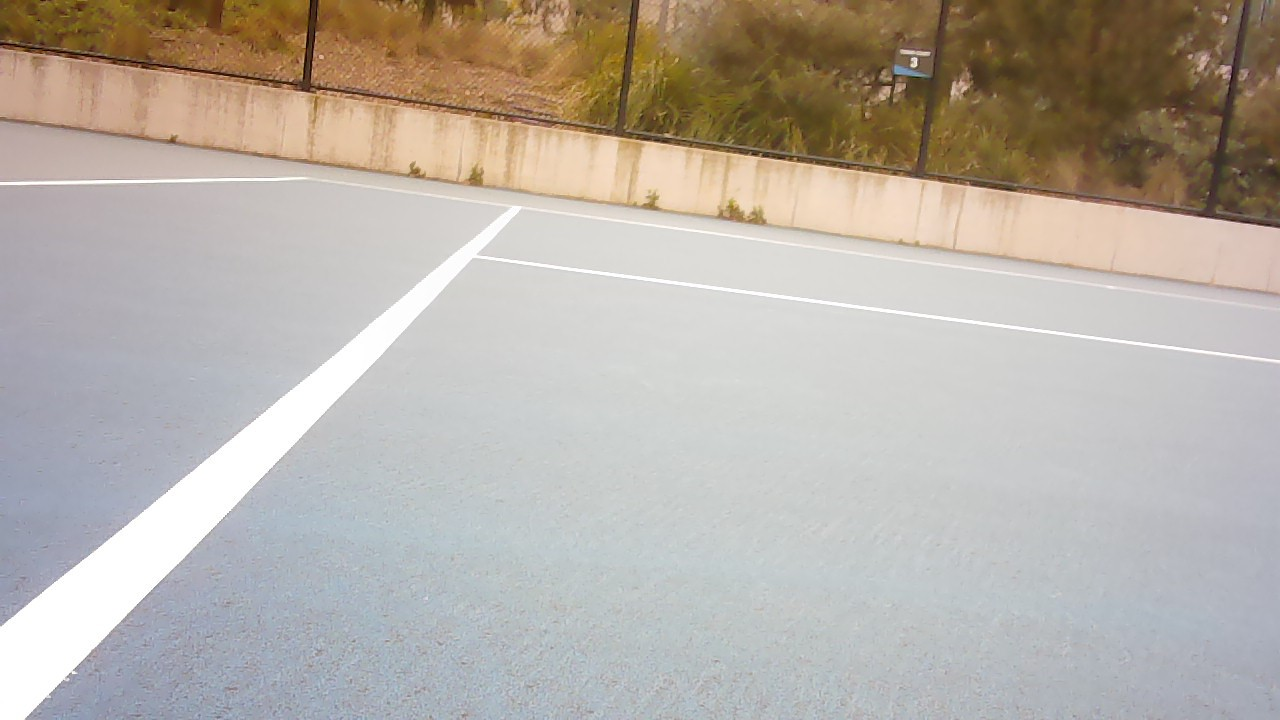
#> input picture tennisbot_ws/src/ball_tracker/ball_tracker/test_images_real/WIN_20240913_12_48_47_Pro.jpg, 1280 x 720 px
$ python -i ball_in_out.py   (imports and definitions only)
#> lines starting #> are read from the running program, lines starting #| are printed output that depends on the picture; after the words box and inside, x2 and y2 are one past the last pixel; in counts of white or black regions, pixels touching at a corner belong together
#> further down, picture is the input picture: shape (720, 1280, 3); mean B, G, R 167.1, 175.4, 182.8
import cv2
import numpy as np
import matplotlib.pyplot as plt
from os import listdir
from os.path import isfile, join
import random

# [77 lines left out: functions test_one_image, test_image_folder, is_too_close, draw_lines_to_ball_edges, not called in this run]


def find_balls(frame):
    # Convert the image to HSV color space
    hsv = cv2.cvtColor(frame, cv2.COLOR_BGR2HSV)
#> hsv: shape (720, 1280, 3); mean H, S, V 61.5, 42.4, 187.3

    # Known parameters
    lower_green = np.array([24,  24, 114])
    upper_green = np.array([94, 229, 255])
    known_diameter = 6.7  # Diameter of a tennis ball in cm
    focal_length = 700  # Adjust this based on your camera calibration
    min_distance_between_balls = 100  # Minimum distance between centers of detected balls
    min_ball_radius = 15

    # Create a mask to filter out the green color
    mask = cv2.inRange(hsv, lower_green, upper_green)
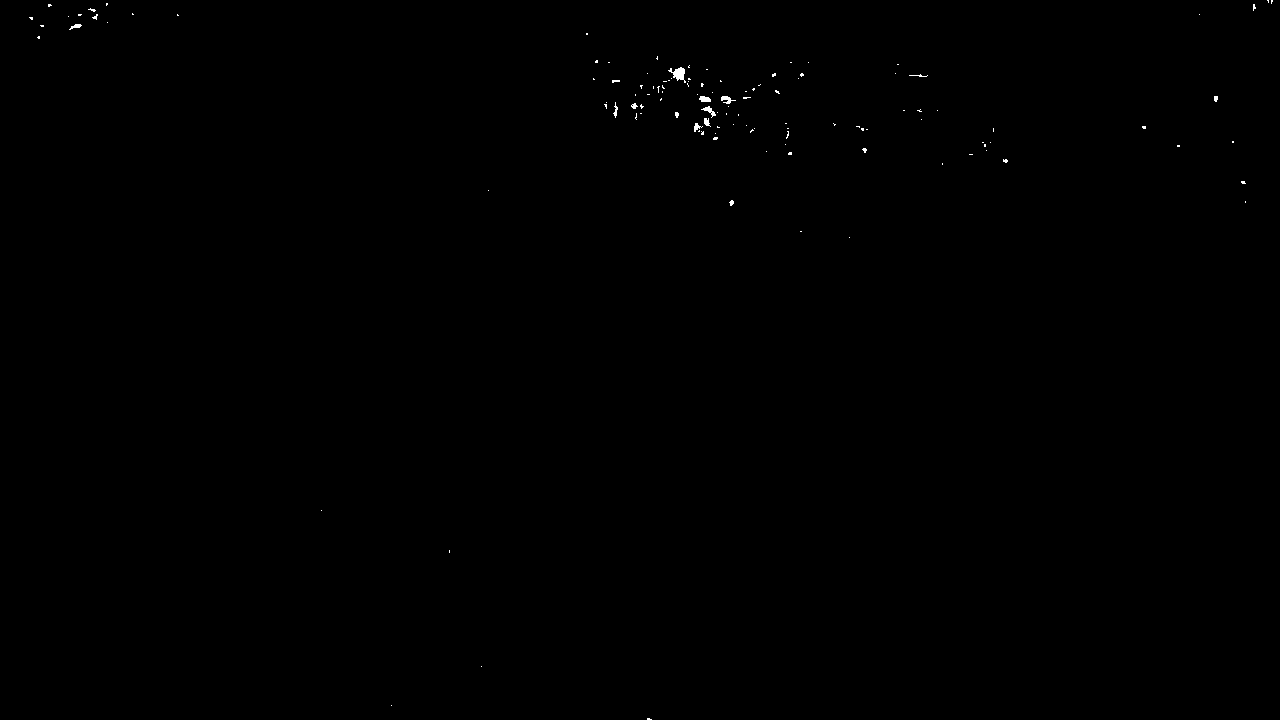
#> mask: shape (720, 1280); 0.12% white; 122 white regions (110 under 20 px)

    # Find contours in the mask
    contours, _ = cv2.findContours(mask, cv2.RETR_TREE, cv2.CHAIN_APPROX_SIMPLE)
#> contours = 124 contours, 117 with area under 20; largest, box (x1, y1, x2, y2) and area: (668, 67, 686, 83) 108, (701, 106, 716, 118) 42, (699, 96, 711, 102) 42, (721, 96, 736, 104) 38, (704, 118, 711, 127) 24, (69, 24, 82, 30) 24, (694, 123, 703, 132) 24

    # Sort contours by area and keep the largest ones
    contours = sorted(contours, key=cv2.contourArea, reverse=True)

    centers = []
    radii = []
    ball_count = 0

    for contour in contours:
        if ball_count >= 10:
            break  # Stop after drawing 10 non-overlapping circles

        ((x, y), radius) = cv2.minEnclosingCircle(contour)

        if radius > min_ball_radius:  # Only consider contours with a significant size
            new_center = (int(x), int(y))
            if not is_too_close(new_center, centers, min_distance_between_balls):
                # [4 lines of commented-out code are left out]
                path_frame = draw_lines_to_ball_edges(frame, [(new_center, radius)])
                mask = np.all(path_frame == [0, 255, 0], axis=-1)
                combined_image = np.where(mask[:, :, None], frame, path_frame)
                combined_image = weighted_img(combined_image, frame,0.5,0.5)

                mask = np.all(combined_image == [255, 0, 0], axis=-1)

                # Check if any pixel matches the condition
                has_blue_pixel = np.any(mask) # if true, then discard

                # plt.imshow(combined_image)
                # plt.title(has_blue_pixel)
                # plt.show()

                if not has_blue_pixel:
                    cv2.circle(frame, new_center, int(radius), (0, 0, 255), 2)
                    centers.append(new_center)
                    radii.append(radius)
                    ball_count += 1
#> this loop made 124 passes
#> (x, y, radius) on passes 1 to 12: (676.5, 76, 10.4), (708, 112, 7.62), (704.5, 99.5, 5.7), (728, 98.5, 7.16), (707, 122, 5), (75, 27, 6.32), (697.3, 127.3, 4.91), (615, 109.5, 7.5), (634, 105.5, 3.04), (731, 202.5, 2.69), (1215.5, 98.3, 2.75), (676, 114.5, 2.69)
#> (contour, x, y, radius) on passes 30, 41, 42, 43, 44, 45: ([[29, 17], [31, 19], [32, 19], [32, 17]], 30.5, 18, 1.8), ([[40, 25], [41, 26], [43, 26], [43, 25]], 41.5, 25.5, 1.58), ([[78, 14], [78, 15], [80, 15], [81, 14]], 79.5, 14.5, 1.58), ([[1177, 145], [1177, 146], [1179, 146], [1179, 145]], 1178, 145.5, 1.12), ([[984, 144], [984, 146], [985, 146], [985, 144]], 984.5, 145, 1.12), ([[710, 112], [711, 111], [712, 112], [711, 113]], 711, 112, 1)
#> after the loop, ball_count = 0; centers = []; radii = []
                    # TODO: change centers and radii from list to pqueue, using y_pos as priority


    # Overlay the ball count on the top-right corner of the image
    text = f"Balls: {ball_count}, centre(s) = {centers}"
#> text = 'Balls: 0, centre(s) = []'
    # Set the font, scale, and thickness
    font = cv2.FONT_HERSHEY_SIMPLEX
#> font = 0
    font_scale = 0.5  # Half the size
    thickness = 2

    # Get the size of the text (width and height)
    (text_width, text_height), _ = cv2.getTextSize(text, font, font_scale, thickness)
#> text_width = 189; text_height = 12

    # Calculate the x-coordinate to right-align the text
    x = frame.shape[1] - text_width - 10  # Subtract some padding (e.g., 10 pixels)
#> x = 1081

    # Define the y-coordinate (you can set this to any vertical position you want)
    y = 30

    # Put the text on the frame
    cv2.putText(frame, text, (x, y), font, font_scale, (0, 0, 255), thickness, cv2.LINE_AA)
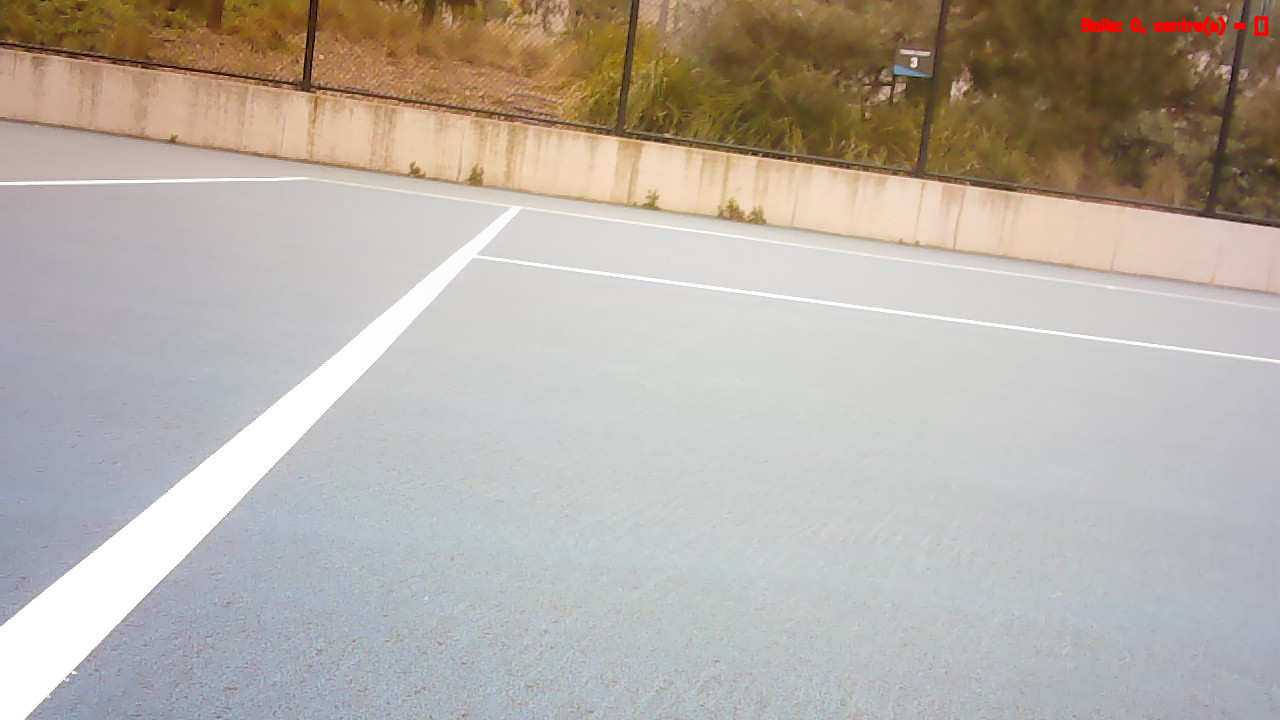
#> frame: shape (720, 1280, 3); 0.21% of pixels changed, all inside (x1, y1, x2, y2) = (1081, 16, 1269, 37)

    if len(centers) == 0:
        return cv2.cvtColor(frame, cv2.COLOR_BGR2RGB)

    # draw lines to each ball centre
    path_lines = draw_lines_to_ball_edges(frame, zip(centers,radii))

    frame = weighted_img(path_lines,frame)

    # Convert the image back to RGB for displaying with matplotlib
    frame_rgb = cv2.cvtColor(frame, cv2.COLOR_BGR2RGB)
    return frame_rgb


# [13 lines left out: function draw_lines, not called in this run]


def weighted_img(img, initial_img, α=0.8, β=1., λ=0.):
    return cv2.addWeighted(initial_img, α, img, β, λ)


# [51 lines left out: functions get_line_equations, find_lines, not called in this run]

# test_one_image('tennisbot_ws\\src\\ball_tracker\\ball_tracker\\test_images_real\\WIN_20240913_12_49_11_Pro.jpg')

# [1 line not run here, left out]

>>> import cv2
>>> picture = cv2.imread('../tennisbot_ws/src/ball_tracker/ball_tracker/test_images_real/WIN_20240913_12_48_47_Pro.jpg')
>>> result = find_balls(picture)

$ run again, on tennisbot_ws/src/ball_tracker/ball_tracker/test_images_real/WIN_20240913_12_49_01_Pro.jpg
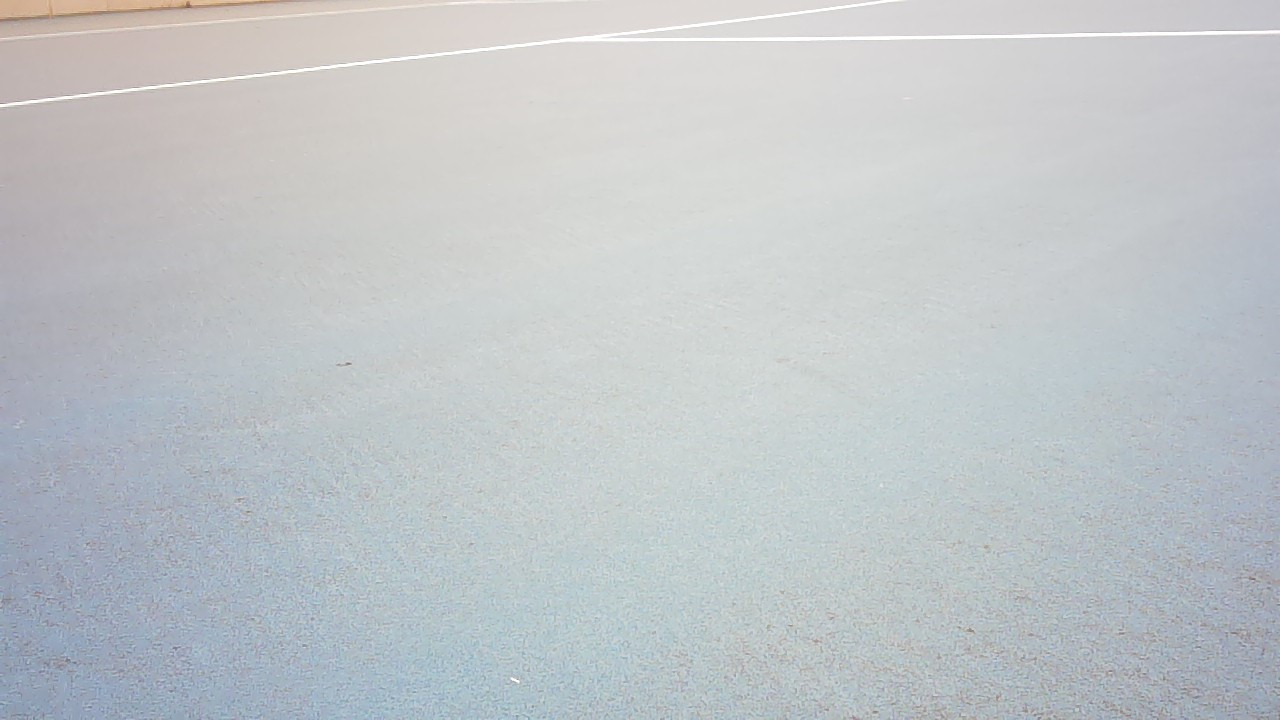
#> input picture tennisbot_ws/src/ball_tracker/ball_tracker/test_images_real/WIN_20240913_12_49_01_Pro.jpg, 1280 x 720 px
#> picture is the input picture: shape (720, 1280, 3); mean B, G, R 200.3, 197.4, 192.6
#> hsv: shape (720, 1280, 3); mean H, S, V 83.5, 14.8, 202.3
#> in find_balls, `mask = cv2.inRange(hsv, lower_green, upper_green)`:
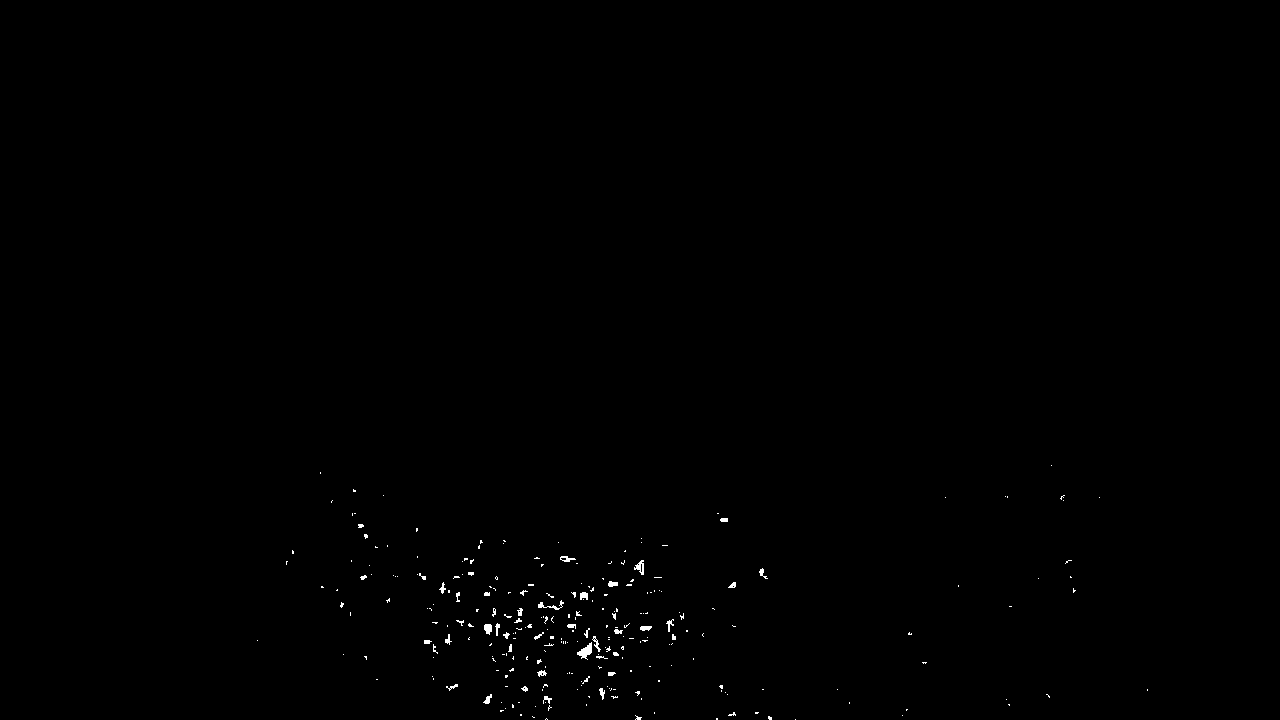
#> mask: shape (720, 1280); 0.28% white in thin lines or dots, all inside (x1, y1, x2, y2) = (257, 465, 1148, 720)
#> contours = 282 contours, 261 with area under 20; largest, box (x1, y1, x2, y2) and area: (577, 642, 592, 660) 106, (634, 560, 644, 575) 65, (484, 624, 492, 635) 53, (560, 556, 576, 562) 42, (538, 600, 564, 610) 40
#> the loop in find_balls, `for contour in contours:` made 282 passes
#> (x, y, radius) on passes 1 to 3: (585.4, 649.7, 9.47), (641, 567, 7.28), (487.5, 628.8, 5.41)
#> after the loop in find_balls, `for contour in contours:`: ball_count = 0; centers = []
#> text = 'Balls: 0, centre(s) = []'
#> font = 0
#> text_width = 189; text_height = 12
#> in find_balls, `x = frame.shape[1] - text_width - 10`: x = 1081
#> in find_balls, `cv2.putText(frame, text, (x, y), font, font_scale, (0, 0, 255), thickn..`:
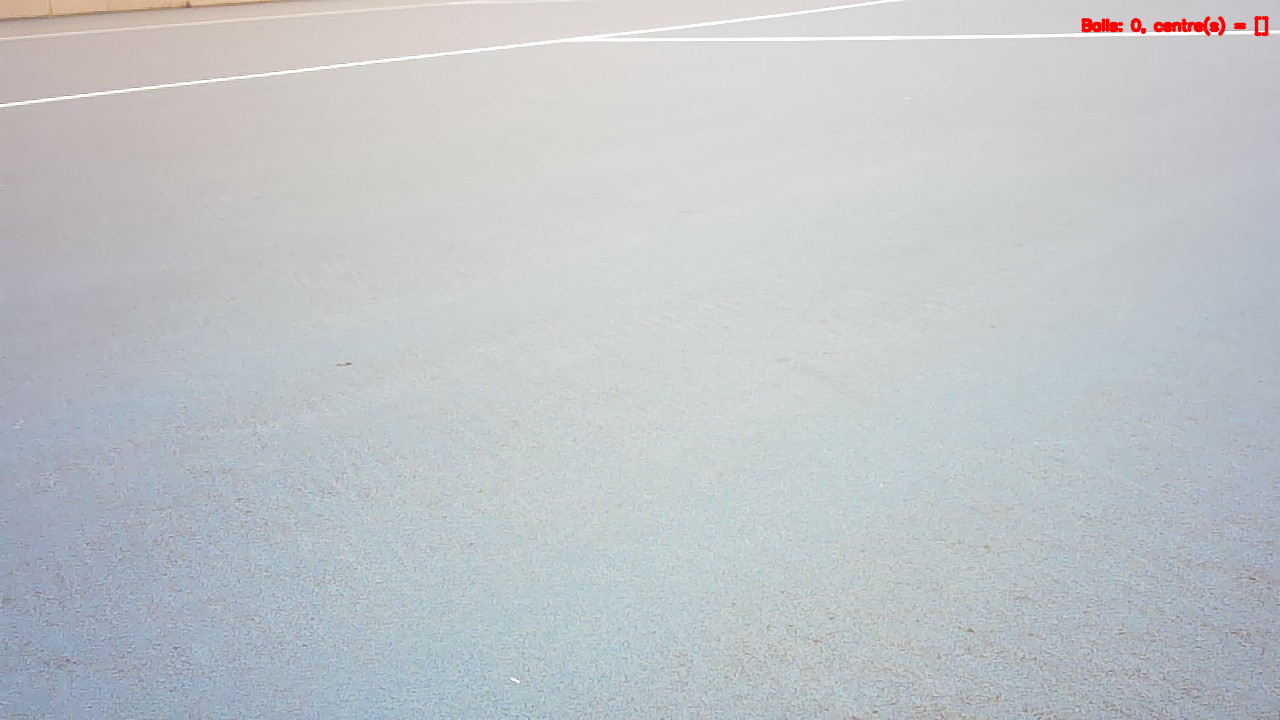
#> frame: shape (720, 1280, 3); 0.21% of pixels changed, all inside (x1, y1, x2, y2) = (1081, 16, 1269, 37)
